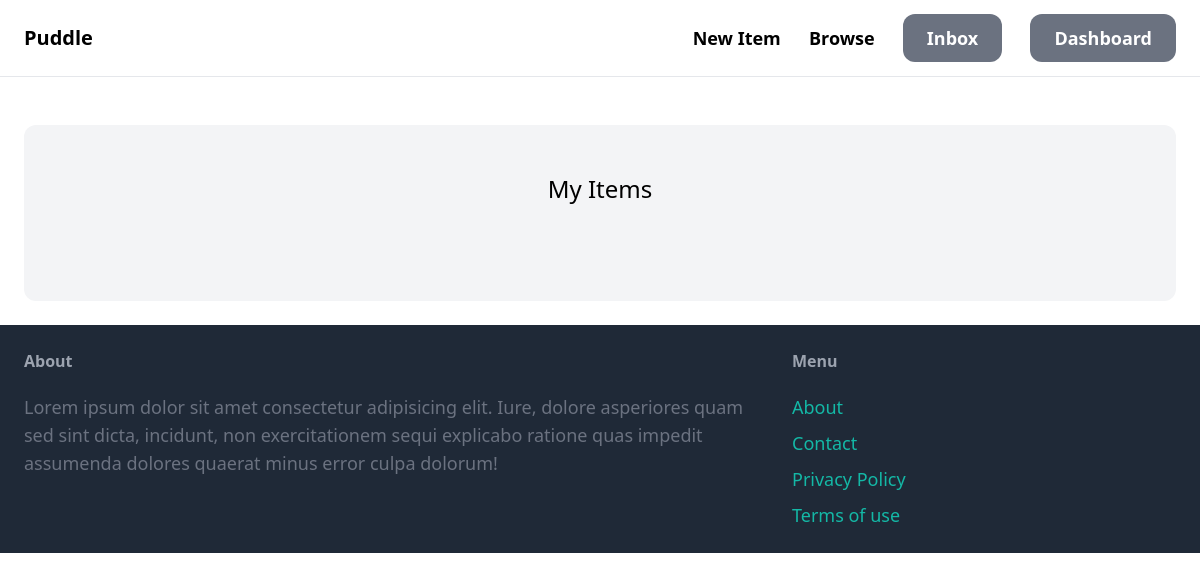
The app's page /dashboard/ (signed in), older data.
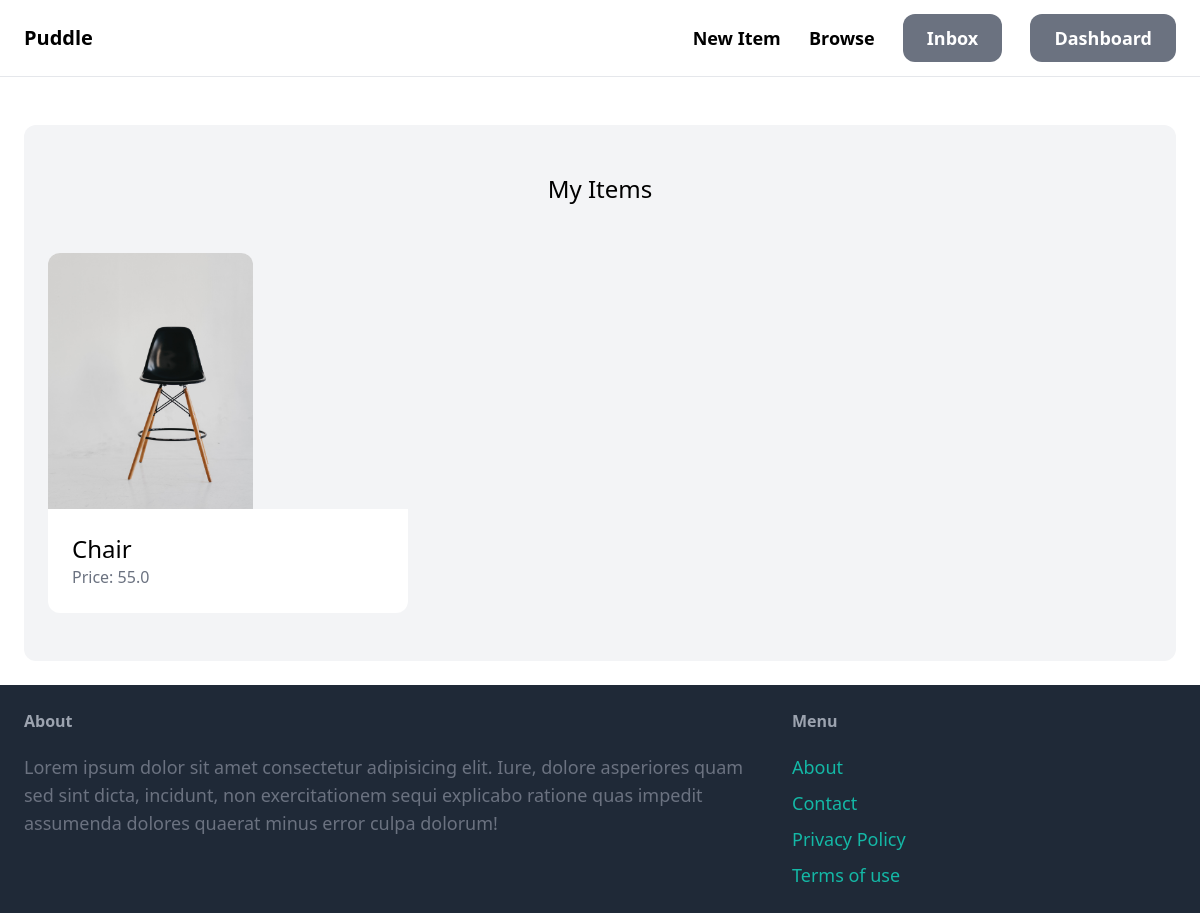
The same page, newer data.
### item/models.py (models this page shows, shortened)
class Item(models.Model):
    name = models.CharField(max_length=255)
    description = models.TextField(blank=True, null=True)
    price = models.FloatField()
    image = models.ImageField(upload_to='item_images', blank=True, null=True)
    image_thumbnail = ImageSpecField(
        source='image',
        processors=[ResizeToFill(100, 70)],
        format='JPEG',
        options={'quality': 90}
        )
    is_sold = models.BooleanField(default=False)
    created_by = models.ForeignKey(
        User, related_name='items', on_delete=models.CASCADE)
    category = models.ForeignKey(
        Category, related_name='items', on_delete=models.CASCADE)
    created_at = models.DateTimeField(auto_now_add=True)

### dashboard/views.py (the view)
# urls.py: path('', views.index, name='index'),
@login_required
def index(request):
    items = Item.objects.filter(created_by=request.user)
    return render(request, 'dashboard/index.html', {'items': items})

### dashboard/templates/dashboard/index.html
{% extends 'core/base.html' %} {% block content %}
<div class="mt-6 px-6 py-12 bg-gray-100 rounded-xl">
  <h2 class="mb-12 text-2xl text-center">My Items</h2>
  <div class="grid grid-cols-3 gap-3">
    {% for item in items %}
    <div>
      <a href="{% url 'item:detail' item.id %}">
        <div>
          <img
            src="{{ item.image.url }}"
            class="rounded-t-xl h-64 object-cover"
          />
        </div>
        <div class="p-6 bg-white rounded-b-xl">
          <h2 class="text-2xl">{{item.name}}</h2>
          <p class="text-gray-500">Price: {{item.price}}</p>
        </div>
      </a>
    </div>
    {% endfor %}
  </div>
</div>
{% endblock %}

### core/templates/core/base.html (shortened to what this page needs)
<!DOCTYPE html>
<html lang="en">
  <head>
    <script src="https://cdn.tailwindcss.com"></script>
  </head>
  <body>
    <nav
      class="py-6 px-6 flex justify-between items-center border-b border-gray-200"
    >
      <a href="/" class="text-xl font-semibold">Puddle</a>
      <div class="space-x-6">
        <a
          href="{% url 'item:new' %}"
          class="text-lg font-semibold hove:text-gray-500"
          >New Item</a
        >
        <a
          href="{% url 'item:items' %}"
          class="text-lg font-semibold hove:text-gray-500"
          >Browse</a
        >
        {% if request.user.is_authenticated %}
        <a
          href="{% url 'conversation:inbox' %}"
          class="px-6 py-3 text-lg font-semibold bg-gray-500 text-white rounded-xl hover:bg-teal-700"
          >Inbox</a
        >
        <a
          href="{% url 'dashboard:index' %}"
          class="px-6 py-3 text-lg font-semibold bg-gray-500 text-white rounded-xl hover:bg-teal-700"
          >Dashboard</a
        >
        {% endif %}
      </div>
    </nav>
    <div class="px-6 py-6">{% block content %} {% endblock %}</div>
    <footer class="px-6 py-6 flex justify-between bg-gray-800">
      <div class="w-2/3 pr-10">
        <h3 class="mb-5 font-semibold text-gray-400">About</h3>
        <p class="text-lg text-gray-500">
          Lorem ipsum dolor sit amet consectetur adipisicing elit. Iure, dolore
          asperiores quam sed sint dicta, incidunt, non exercitationem sequi
          explicabo ratione quas impedit assumenda dolores quaerat minus error
          culpa dolorum!
        </p>
      </div>
      <div class="w-1/3">
        <h3 class="mb-5 font-semibold text-gray-400">Menu</h3>
        <ul class="space-y-2">
          <li>
            <a href="#" class="text-lg text-teal-500 hover:text-teal-700"
              >About</a
            >
          </li>
          <li>
            <a
              href="{% url 'core:contact' %}"
              class="text-lg text-teal-500 hover:text-teal-700"
              >Contact</a
            >
          </li>
          <li>
            <a href="#" class="text-lg text-teal-500 hover:text-teal-700"
              >Privacy Policy</a
            >
          </li>
          <li>
            <a href="#" class="text-lg text-teal-500 hover:text-teal-700"
              >Terms of use</a
            >
          </li>
        </ul>
      </div>
    </footer>
  </body>
</html>

Row changes from the older to the newer data that the page shows:
added Item: image (picture), name "Chair", price "55.0"
